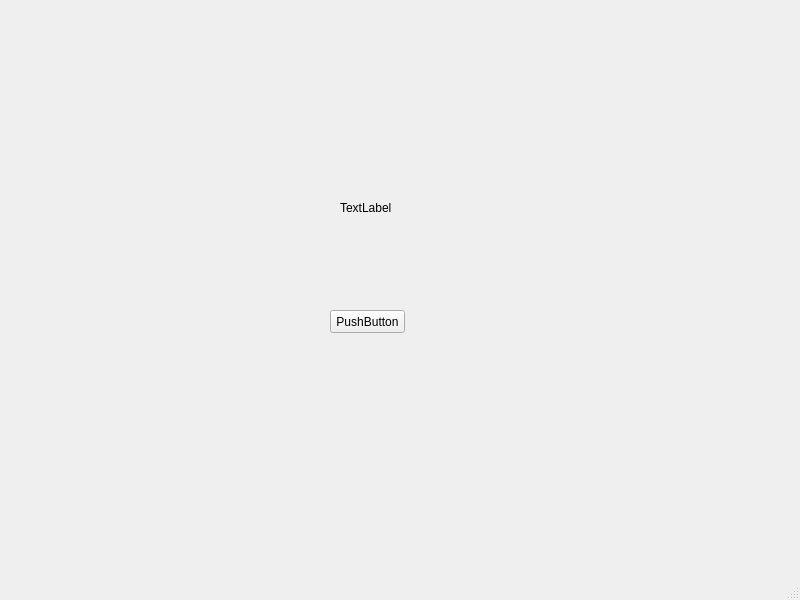
<?xml version="1.0" encoding="UTF-8"?>
<ui version="4.0">
 <class>MainWindow</class>
 <widget class="QMainWindow" name="MainWindow">
  <property name="geometry">
   <rect>
    <x>0</x>
    <y>0</y>
    <width>800</width>
    <height>600</height>
   </rect>
  </property>
  <property name="windowTitle">
   <string>管理系统</string>
  </property>
  <widget class="QWidget" name="centralwidget">
   <widget class="QPushButton" name="pushButton">
    <property name="geometry">
     <rect>
      <x>330</x>
      <y>310</y>
      <width>75</width>
      <height>23</height>
     </rect>
    </property>
    <property name="text">
     <string>PushButton</string>
    </property>
   </widget>
   <widget class="QLabel" name="label">
    <property name="geometry">
     <rect>
      <x>340</x>
      <y>200</y>
      <width>53</width>
      <height>15</height>
     </rect>
    </property>
    <property name="text">
     <string>TextLabel</string>
    </property>
   </widget>
  </widget>
  <widget class="QMenuBar" name="menubar">
   <property name="geometry">
    <rect>
     <x>0</x>
     <y>0</y>
     <width>800</width>
     <height>21</height>
    </rect>
   </property>
  </widget>
  <widget class="QStatusBar" name="statusbar"/>
 </widget>
 <resources/>
 <connections/>
</ui>
